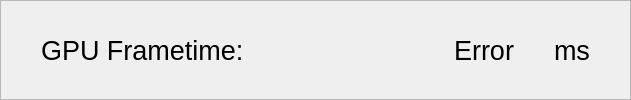
           <widget class="QFrame" name="GPU">
            <property name="frameShape">
             <enum>QFrame::Shape::StyledPanel</enum>
            </property>
            <property name="frameShadow">
             <enum>QFrame::Shadow::Raised</enum>
            </property>
            <layout class="QHBoxLayout" name="horizontalLayout_2" stretch="0,0,1,0,0,0,0">
             <property name="spacing">
              <number>0</number>
             </property>
             <property name="leftMargin">
              <number>0</number>
             </property>
             <property name="topMargin">
              <number>0</number>
             </property>
             <property name="rightMargin">
              <number>0</number>
             </property>
             <property name="bottomMargin">
              <number>0</number>
             </property>
             <item>
              <spacer name="horizontalSpacer_27">
               <property name="orientation">
                <enum>Qt::Orientation::Horizontal</enum>
               </property>
               <property name="sizeHint" stdset="0">
                <size>
                 <width>40</width>
                 <height>20</height>
                </size>
               </property>
              </spacer>
             </item>
             <item>
              <widget class="QLabel" name="gpuFrameTimeTitle">
               <property name="minimumSize">
                <size>
                 <width>0</width>
                 <height>60</height>
                </size>
               </property>
               <property name="font">
                <font>
                 <pointsize>20</pointsize>
                </font>
               </property>
               <property name="styleSheet">
                <string notr="true"/>
               </property>
               <property name="text">
                <string>GPU Frametime:</string>
               </property>
               <property name="margin">
                <number>2</number>
               </property>
               <property name="indent">
                <number>-1</number>
               </property>
              </widget>
             </item>
             <item>
              <spacer name="horizontalSpacer_28">
               <property name="orientation">
                <enum>Qt::Orientation::Horizontal</enum>
               </property>
               <property name="sizeHint" stdset="0">
                <size>
                 <width>210</width>
                 <height>20</height>
                </size>
               </property>
              </spacer>
             </item>
             <item>
              <widget class="QLabel" name="gpuFrameTimeLabel">
               <property name="font">
                <font>
                 <pointsize>20</pointsize>
                </font>
               </property>
               <property name="styleSheet">
                <string notr="true"/>
               </property>
               <property name="text">
                <string>Error</string>
               </property>
               <property name="alignment">
                <set>Qt::AlignmentFlag::AlignCenter</set>
               </property>
               <property name="margin">
                <number>2</number>
               </property>
              </widget>
             </item>
             <item>
              <spacer name="horizontalSpacer_29">
               <property name="orientation">
                <enum>Qt::Orientation::Horizontal</enum>
               </property>
               <property name="sizeHint" stdset="0">
                <size>
                 <width>40</width>
                 <height>20</height>
                </size>
               </property>
              </spacer>
             </item>
             <item>
              <widget class="QLabel" name="label">
               <property name="font">
                <font>
                 <pointsize>20</pointsize>
                </font>
               </property>
               <property name="styleSheet">
                <string notr="true"/>
               </property>
               <property name="text">
                <string>ms</string>
               </property>
               <property name="margin">
                <number>2</number>
               </property>
              </widget>
             </item>
             <item>
              <spacer name="horizontalSpacer_30">
               <property name="orientation">
                <enum>Qt::Orientation::Horizontal</enum>
               </property>
               <property name="sizeHint" stdset="0">
                <size>
                 <width>40</width>
                 <height>20</height>
                </size>
               </property>
              </spacer>
             </item>
            </layout>
           </widget>
